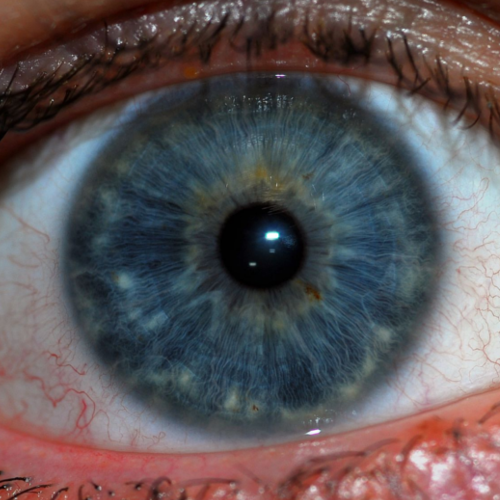
//> input picture img/iris_500_1.png, 500 x 500 px
$ ./iris   (built with g++ and OpenCV 4)
//> lines starting //> are read from the running program, lines starting //| are printed output that depends on the picture; after the words box and inside, x2 and y2 are one past the last pixel; in counts of white or black regions, pixels touching at a corner belong together
#include "opencv2/highgui/highgui.hpp"
#include "opencv2/imgproc/imgproc.hpp"
#include <iostream>

using namespace cv;
using namespace std;

Mat image, imgHSV;
Mat imgThresholded, threshold_output;
Mat linPolar, grayImage;
Mat grayImage_canny1, grayImage_canny2;
Mat OutputAbsDiff;

int thresh = 100;
int max_thresh = 255;

int ratio = 3;
int kernel_size = 3;
int lowThreshold;
int const max_lowThreshold = 100;

void CannyThreshold(int, void*)
{
  // convert to grayscale
  cvtColor(linPolar, grayImage, CV_BGR2GRAY);

  // edge detection
  Canny(grayImage, grayImage_canny1, 50, 150, kernel_size);

  // edge detection
  Canny(grayImage, grayImage_canny2, lowThreshold, lowThreshold * ratio, kernel_size);

  // Absdiff
  absdiff(grayImage_canny1, grayImage_canny2, OutputAbsDiff);

  // Show in a window
  namedWindow("Canny 1", CV_WINDOW_AUTOSIZE);
  imshow("Canny 1", grayImage_canny1);

  // Show in a window
  namedWindow("Canny 2", CV_WINDOW_AUTOSIZE);
  imshow("Canny 2", grayImage_canny2);

  // Show in a window
  namedWindow("Absolute Difference", CV_WINDOW_AUTOSIZE);
  imshow("Absolute Difference", OutputAbsDiff);
}

void thresh_callback(int, void* )
{
  vector<vector<Point> > contours;
  vector<Vec4i> hierarchy;

  // Detect edges using Threshold
  threshold(imgThresholded, threshold_output, thresh, 255, THRESH_BINARY);

  // Find contours
  findContours(threshold_output, contours, hierarchy, CV_RETR_TREE, CV_CHAIN_APPROX_SIMPLE, Point(0, 0));

  // Approximate contours to polygons + get bounding rects and circles
  vector <vector<Point> > contours_poly(contours.size());
  vector <Rect> boundRect(contours.size());
  vector <Point2f> center(contours.size());
  vector <float> radius(contours.size());

  // Draw polygonal contour + bonding rects + circles
  Mat drawing = Mat::zeros(threshold_output.size(), CV_8UC3);
  Scalar color = Scalar(255, 0, 0);

  for(int i = 0; i < contours.size(); i++)
  {
    approxPolyDP(Mat(contours[i]), contours_poly[i], 3, true);
    minEnclosingCircle((Mat)contours_poly[i], center[i], radius[i]);
    circle(image, center[i], (int)radius[i], color, 2, 8, 0);
  }

  circle(image, center[0], (int)radius[0] + 150, color, 2, 8, 0);

  Rect r(center[0].x - (radius[0] + 150), center[0].y - (radius[0] + 150), (radius[0] + 150) * 2, (radius[0]+150) * 2);

  // obtain the image ROI:
  Mat roi(image, r);

  // make a black mask, same size:
  Mat mask(roi.size(), roi.type(), Scalar::all(0));

  // with a white, filled circle in it:
  circle(mask, Point(radius[0] + 150, radius[0] + 150), radius[0] + 150, Scalar::all(255), -1);

  // combine roi & mask:
  Mat eye_cropped = roi & mask;

  // process linear polar
  linearPolar(eye_cropped, linPolar, Point2f(eye_cropped.size().height / 2, eye_cropped.size().width / 2), radius[0] + 150, CV_WARP_FILL_OUTLIERS);

  // Create a Trackbar for user to enter threshold
  namedWindow("Canny 2", CV_WINDOW_AUTOSIZE );
  createTrackbar("Min Threshold:", "Canny 2", &lowThreshold, max_lowThreshold, CannyThreshold);

  // Show the image
  CannyThreshold(0, 0);

  // Show in a window
  //namedWindow("Main", CV_WINDOW_AUTOSIZE);
  //imshow("Main", imgThresholded);

  // Show in a window
  namedWindow("Main", CV_WINDOW_AUTOSIZE);
  imshow("Main", image);

  // Show in a window
  namedWindow("Linear Polar", CV_WINDOW_AUTOSIZE);
  imshow("Linear Polar", linPolar);
}


int main(int argc, char** argv)
{
  image = imread("img/iris_500_1.png");
//> image is the input picture: 500 rows x 500 cols, CV_8UC3; mean B, G, R 87.5, 85.2, 93.1

  // If not success, exit program
  if (!image.data)
  {
    cout << "Error loading the image" << endl;
    return -1;
  }

  int iLowH = 0;
  int iHighH = 179;

  int iLowS = 0;
  int iHighS = 255;

  int iLowV = 0;
  int iHighV = 5;

  // Create a window called "Control"
  namedWindow("Main", CV_WINDOW_AUTOSIZE);

  // Trackbars - Hue (0 - 179)
  createTrackbar("LowH", "Main", &iLowH, 179, thresh_callback);
  createTrackbar("HighH", "Main", &iHighH, 179, thresh_callback);

  // Trackbars - Saturation (0 - 255)
  createTrackbar("LowS", "Main", &iLowS, 255, thresh_callback);
  createTrackbar("HighS", "Main", &iHighS, 255, thresh_callback);

  // Trackbars - Value (0 - 255)
  createTrackbar("LowV", "Main", &iLowV, 255, thresh_callback);
  createTrackbar("HighV", "Main", &iHighV, 255, thresh_callback);

  while (true)
  {
    // Convert the captured frame from BGR to HSV
    cvtColor(image, imgHSV, COLOR_BGR2HSV);
//> imgHSV: 500 rows x 500 cols, CV_8UC3; mean H, S, V 70.8, 82.3, 105.7

    // Threshold the image
    inRange(imgHSV, Scalar(iLowH, iLowS, iLowV), Scalar(iHighH, iHighS, iHighV), imgThresholded);
//> imgThresholded: 500 rows x 500 cols, CV_8UC1; 0.96% white; 11 white regions (10 under 20 px), largest, box (x1, y1, x2, y2) and area: (220, 206, 303, 288) 2367

    // Morphological opening (remove small objects from the foreground)
    erode(imgThresholded, imgThresholded, getStructuringElement(MORPH_ELLIPSE, Size(5, 5)));
    dilate(imgThresholded, imgThresholded, getStructuringElement(MORPH_ELLIPSE, Size(5, 5)));

    // morphological closing (fill small holes in the foreground)
    dilate(imgThresholded, imgThresholded, getStructuringElement(MORPH_ELLIPSE, Size(5, 5)));
    erode(imgThresholded, imgThresholded, getStructuringElement(MORPH_ELLIPSE, Size(5, 5)));
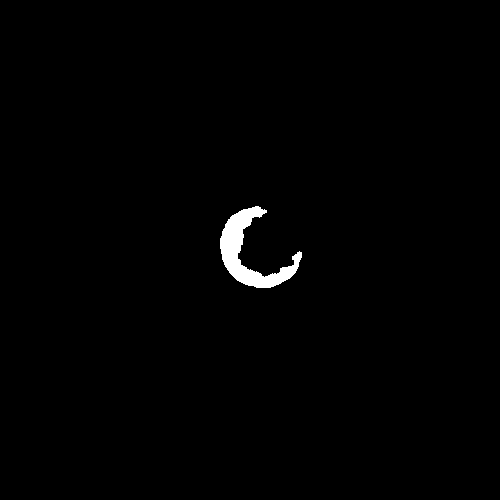
//> imgThresholded: 500 rows x 500 cols, CV_8UC1; 0.92% white; 1 white region

    // Wait for 'esc' key press for 30ms. If 'esc' key is pressed, break loop
    if (waitKey(30) == 27)
//> in thresh_callback, `findContours(threshold_output, contours, hierarchy, CV_RETR_TREE, CV_C..`: contours = 1 contour; box (x1, y1, x2, y2) and area: (220, 206, 302, 288) 2136
//> in thresh_callback, `vector <vector<Point> > contours_poly(contours.size());`: contours_poly = 1 empty contours
//> in thresh_callback, `vector <Rect> boundRect(contours.size());`: boundRect = 1 Rect (x, y, width, height): [0, 0, 0, 0]
//> in thresh_callback, `vector <Point2f> center(contours.size());`: center = 1 Point (x, y): [0, 0]
//> in thresh_callback, `vector <float> radius(contours.size());`: radius = [0]
//> the loop in thresh_callback, `for(int i = 0; i < contours.size(); i++)` made 1 pass
//> after the loop in thresh_callback, `for(int i = 0; i < contours.size(); i++)`:
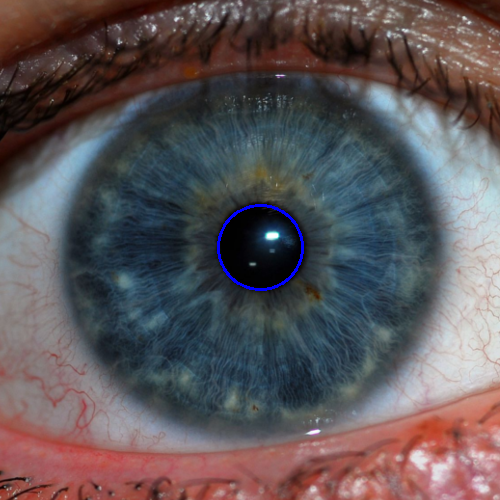
//> image: 500 rows x 500 cols, CV_8UC3; 0.32% of pixels changed, all inside (x1, y1, x2, y2) = (217, 204, 304, 291)
//> in thresh_callback, `circle(image, center[0], (int)radius[0] + 150, color, 2, 8, 0);`:
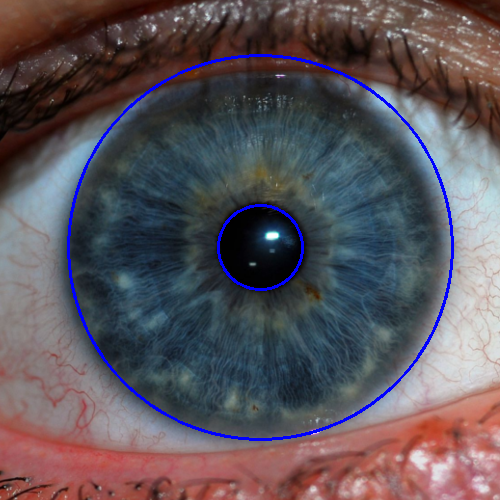
//> image: 500 rows x 500 cols, CV_8UC3; 1.45% of pixels changed, all inside (x1, y1, x2, y2) = (67, 54, 454, 441)
//> in thresh_callback, `Rect r(center[0].x - (radius[0] + 150), center[0].y - (radius[0] + 150..`: r = Rect(67, 54, 384, 384)
//> in thresh_callback, `circle(mask, Point(radius[0] + 150, radius[0] + 150), radius[0] + 150,..`:
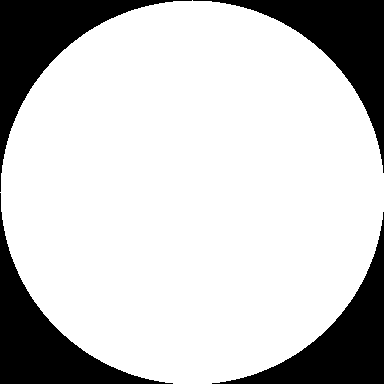
//> mask: 384 rows x 384 cols, CV_8UC3; 78.5% white; 4 black regions, box (x1, y1, x2, y2) and area: (0, 0, 192, 192) 8111, (193, 0, 384, 173) 7919, (0, 193, 173, 384) 7919, (212, 212, 384, 384) 7728
//> in thresh_callback, `Mat eye_cropped = roi & mask;`:
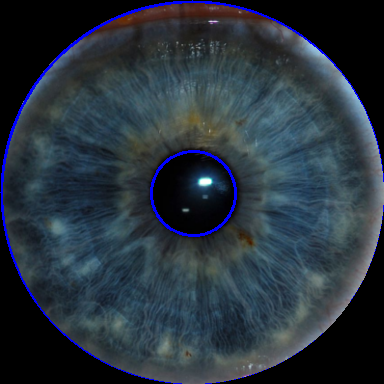
//> eye_cropped: 384 rows x 384 cols, CV_8UC3; mean B, G, R 61.4, 51, 40.3
//> in CannyThreshold, `cvtColor(linPolar, grayImage, CV_BGR2GRAY);`:
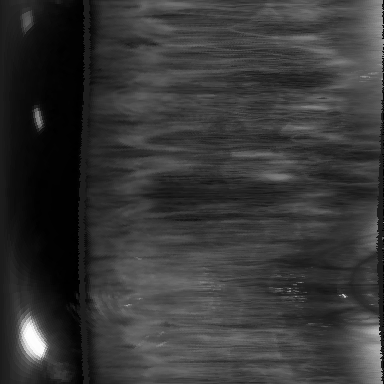
//> grayImage: 384 rows x 384 cols, CV_8UC1; min 0, max 253, mean 54.4
//> in CannyThreshold, `Canny(grayImage, grayImage_canny1, 50, 150, kernel_size);`: grayImage_canny1: 384 rows x 384 cols, CV_8UC1; 3.3% white in thin lines or dots
//> in CannyThreshold, `Canny(grayImage, grayImage_canny2, lowThreshold, lowThreshold * ratio,..`: grayImage_canny2: 384 rows x 384 cols, CV_8UC1; 30.7% white in thin lines or dots
//> in CannyThreshold, `absdiff(grayImage_canny1, grayImage_canny2, OutputAbsDiff);`:
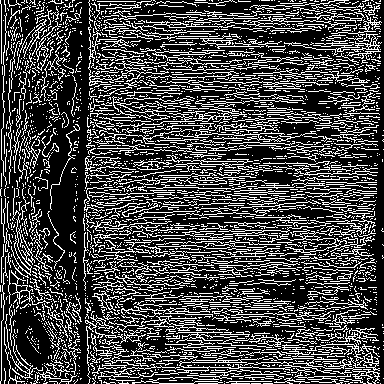
//> OutputAbsDiff: 384 rows x 384 cols, CV_8UC1; 27.4% white in thin lines or dots
//> the Esc key is pressed
    {
      cout << "esc key is pressed by user" << endl;
      break;
    }
  }

  return 0;
}

$ run again, with img/iris_500_2.png copied over img/iris_500_1.png
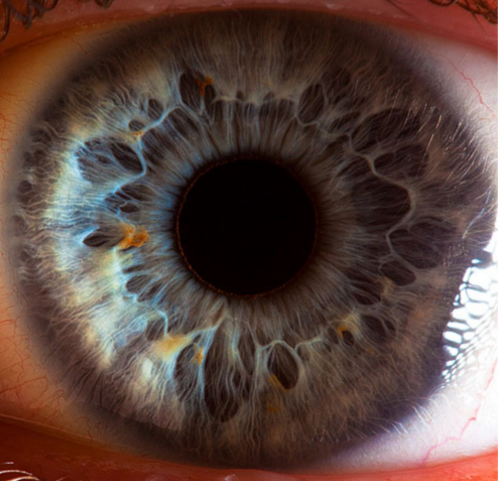
//> input picture img/iris_500_2.png, 498 x 481 px
//> image is the input picture: 481 rows x 498 cols, CV_8UC3; mean B, G, R 61.7, 68.4, 91.1
//> imgHSV: 481 rows x 498 cols, CV_8UC3; mean H, S, V 34.8, 115.2, 93.1
//> `erode(imgThresholded, imgThresholded, getStructuringElement(MORPH_ELLI..`:
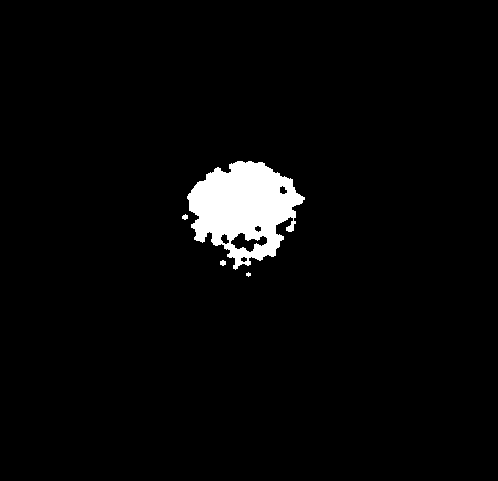
//> imgThresholded: 481 rows x 498 cols, CV_8UC1; 3.2% white; 4 white regions (1 under 20 px)
//> contours = 9 contours, 3 with area under 20; largest, box (x1, y1, x2, y2) and area: (187, 161, 305, 270) 7818, (230, 232, 268, 253) 376, (220, 233, 230, 245) 63, (279, 185, 288, 195) 52, (254, 225, 262, 233) 34, (240, 256, 248, 263) 30
//> contours_poly = 9 empty contours
//> the loop in thresh_callback, `for(int i = 0; i < contours.size(); i++)` made 9 passes
//> r = Rect(95, 121, 304, 304)
//> mask: 304 rows x 304 cols, CV_8UC3; 78.5% white; 4 black regions, box (x1, y1, x2, y2) and area: (0, 0, 152, 152) 5123, (153, 0, 304, 135) 4971, (0, 153, 135, 304) 4971, (170, 170, 304, 304) 4820
//> grayImage_canny1: 304 rows x 304 cols, CV_8UC1; 10.8% white in thin lines or dots
//> grayImage_canny2: 304 rows x 304 cols, CV_8UC1; 26.2% white in thin lines or dots
//> in CannyThreshold, `absdiff(grayImage_canny1, grayImage_canny2, OutputAbsDiff);`:
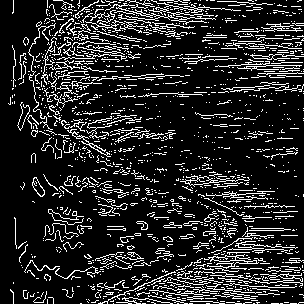
//> OutputAbsDiff: 304 rows x 304 cols, CV_8UC1; 15.5% white in thin lines or dots
